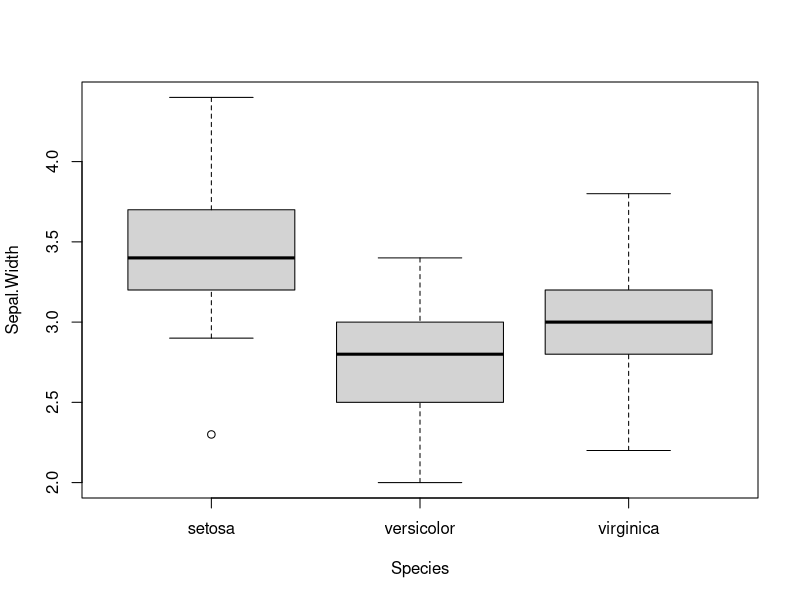
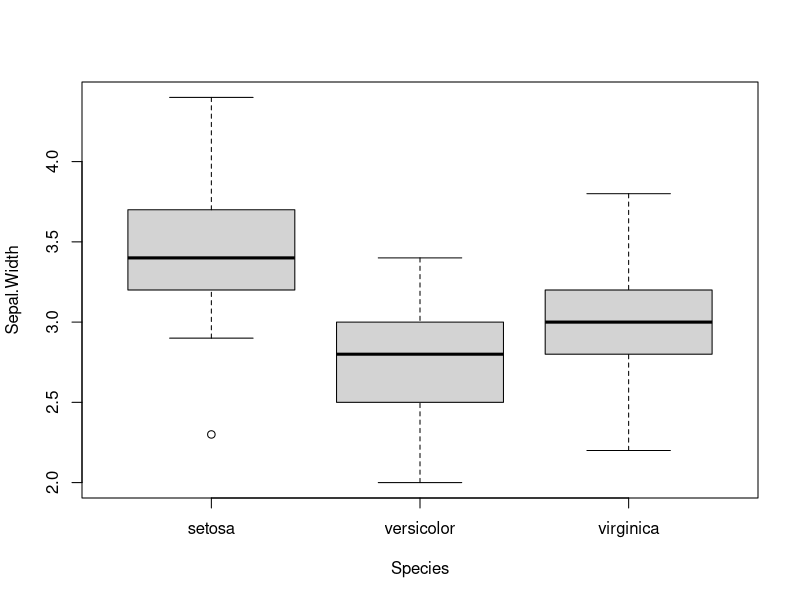

Here is the R script that generated these plots, in order:
          #---------------------------------------------------# 
          #       Laboratório de Estatística (EST-064)        #
          #     Matriz, Array e Tabela - Aula 09 - 13/05/24   #
          #---------------------------------------------------#


# Criando uma matriz (não precisa criar com nrow apenas ncol)
y <- matrix(1:20, ncol = 4)

celulas <- c(1, 26, 24, 68)
rnomes <- c("R1", "R2")
cnomes <- c("C1", "C2")
minha.matriz <- matrix(celulas, ncol = 2, byrow = TRUE)
colnames(minha.matriz) <- cnomes
rownames(minha.matriz) <- rnomes
minha.matriz

# Saber os nomes das linhas e colunas
colnames(minha.matriz)
rownames(minha.matriz)

# Matriz a partir da combinação de objetos
nomes <- c("Lucas", "Ramon", "L.Henrique", "Josi", "Milena", "Bruna", "Francielli" )
peso <- c(62, 68, 66, 63, 54, 53, 52)
altura <- c(172, 173, 183, 170, 165, 148, 160)
sexo <- c("M", "M", "M", "F", "F", "F", "F")

imc <- peso/((altura/100)**2)
imc

is.numeric(peso)

biometria <- cbind(peso, altura, imc)
rownames(biometria) <- nomes
colnames(biometria) <- c("Peso", "Altura", "IMC")
biometria

apply(X = biometria, MARGIN = 1, FUN = is.numeric)

apply(X = biometria, MARGIN = c(1,2), FUN = function(x)!is.numeric(x))    

# Alterando um valor na matriz
biometria[2,2] <- NA
biometria

apply(X = biometria, MARGIN = c(1,2), FUN = is.na)  

eh.na <- apply(X = biometria, MARGIN = c(1,2), FUN = is.na)  
biometria[eh.na]

# Qual o elemento da matriz
which(eh.na)

# Voltando o valor original 
biometria[2, 2] <- 173

# Pegar a matriz e transformar em um único vetor
c(biometria)

# Identificando os elementos pelas linhas e colunas
biometria[3, 2]

# Elementos da segunda coluna
biometria[ , 2]

# Elementos da quarta linha
biometria[4, ]

# ELementos femininos
biometria[4:7, 1:2]

# Peso dos homens
biometria[1:3, c(1,3)]

# Peso e IMC das meninas
meninas <- sexo == "F"
meninas
biometria[meninas, c(1,3)]

# Comandos is com a matriz biometria
is.vector(biometria)
is.matrix(biometria)
is.data.frame(biometria)

# Transformando "as" de uma matriz para um vetor por exemplo
as.vector(biometria)
biometria

# Verificações importantes quando se importa dados
dim(biometria)
str(biometria)
head(biometria) # Primeiras 6 linhas 
tail(biometria) # Últimas 6 linhas

# Construção de matriz de zeros
zeros <- matrix(0, 3, 2)
zeros

# Matriz diagonal
m1 <- diag(2:3)
m1
m2 <- diag(2, nrow = 3)
m2

# Matriz identidade
m3 <- diag(4)
m3

# Matriz diagonal do desvio padrão de iris
dim(iris)
str(iris)
head(iris)
tail(iris)
summary(iris)
desvios <- apply(iris[-5], MARGIN = 2, FUN = sd)
desvios
diag(desvios)


# Arrays (matrizes de mesmo tamanho)
iris3
dim(iris3)
is.matrix(iris3)
is.data.frame(iris3)
is.array(iris3)
str(iris3)
head(iris3)
tail(iris3)
iris3[ , , 3]
iris3[ , 2, ]

# Média global de sw com iris
mean(iris[ , 2])

# Média sw por espécie com iris
aggregate(Sepal.Width ~ Species, data = iris, FUN= mean)
# ou
tapply(X = iris$Sepal.Width, INDEX = iris$Species, FUN = mean)

# Média global de sw com iris3
mean(iris3[ , 2, ])

# Média sw de cada espécie com iris3
apply(iris3[ , 2, ], MARGIN = 2, mean)


plot(Sepal.Width ~ Species, data = iris)
formula <- "Sepal.Width ~ Species"
plot(as.formula(formula), data = iris)

# Cojunto de dados Titanic
Titanic
dim(Titanic)
str(Titanic)

# Tabela de Contingência
## Crianças não sobreviventes
tab1 <- Titanic[ , , "Child", "No"]
tab1

## Crianças que sobreviveram
tab2 <- Titanic[ , , "Child", "Yes"]
tab2


# Conjunto de dados mtcars
mtcars
dim(mtcars)
str(mtcars)
summary(mtcars)
mtcars$gear <- as.factor(mtcars$gear)
summary(mtcars)

table(mtcars$gear, mtcars$cyl)
tabela <- with(mtcars, table(gear, cyl))
tabela

# Soma das colunas da tabela
colSums(tabela)

# Soma das linhas da tabela
rowSums(tabela)

# Colocando tudo em uma única tabela
soma.c <- colSums(tabela)
soma.r <- rowSums(tabela)
tabela.1 <- cbind(tabela, soma.c)
rbind(tabela.1, c(soma.r, 32))

with(mtcars, ftable(gear, cyl))

tabela.1/32*100

prop.table(tabela.1)

addmargins(tabela)
addmargins(tabela)/32*100

tripla <- with(mtcars, table(cyl, carb, gear))
dim(tripla)